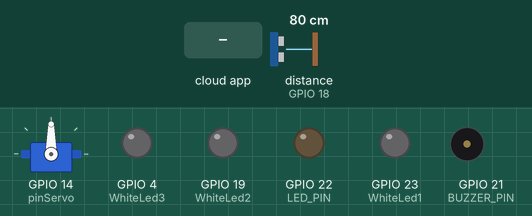
The sketch below on a simulated ESP32. Shown: servo, output pins drawn as LEDs (lit = HIGH), buzzer (waves = sounding, pin HIGH). The inputs (shaded band) are chosen by the test bench; at power-on: distance to the obstacle (sensor on GPIO 18) 80 cm. The echo pulse lasts 58.3 µs per cm; WiFi joins after 1.5 s; servers stay silent unless stated; the Firebase database answers and starts empty; pins used as bus, display or sensor lines are not drawn; what the sketch prints to the serial monitor is not drawn.

Above: at 3.8 s.
3.9 s: the phone or cloud app sets UltraSonic to 1
At 6.1 s:
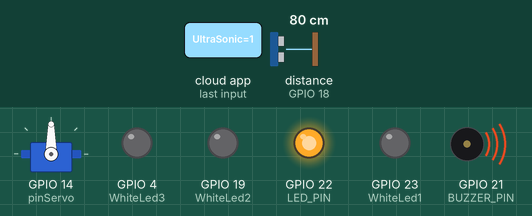
6.9 s: the phone or cloud app sets WhiteLed1 to 1
At 9.8 s:
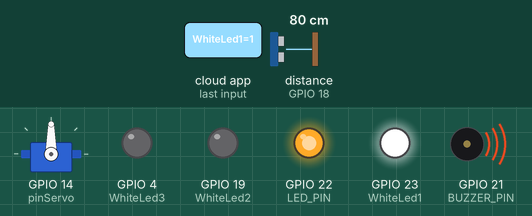
10.3 s: distance to the obstacle (sensor on GPIO 18) set to 7 cm
12.6 s: distance to the obstacle (sensor on GPIO 18) set to 4 cm
At 14.6 s:
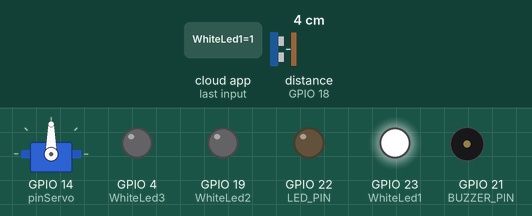
14.9 s: the phone or cloud app sets WhiteLed2 to 1
At 16.1 s:
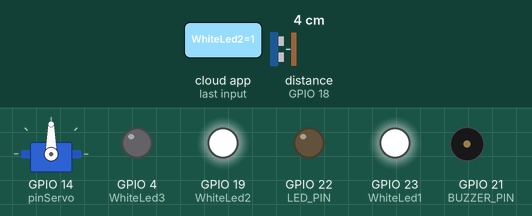
16.4 s: the phone or cloud app sets WhiteLed3 to 1
At 17.5 s:
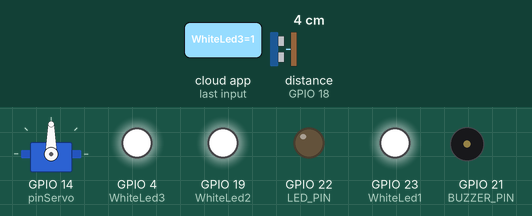
Timing chart, 0 to 19.4 s (numbered marks = the images above; inputs shaded):
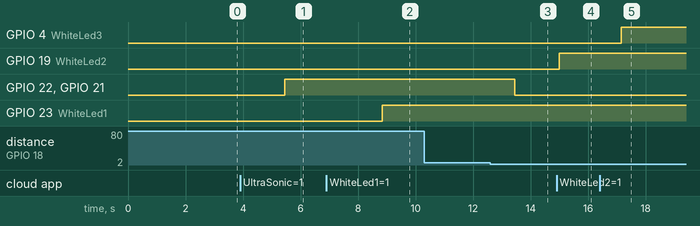

Measured:
- the behaviour switches between 6 and 5 cm on distance to the obstacle (sensor on GPIO 18) (found by bisection; images 2 and 3)
- after the input at 3.9 s, GPIO 22 (LED_PIN), GPIO 21 (BUZZER_PIN): LOW → HIGH after 1.5 s
- after the input at 6.9 s, GPIO 23 (WhiteLed1): LOW → HIGH after 1.9 s
- after the input at 10.3 s, every drawn part: stays the same
- after the input at 12.6 s, GPIO 22 (LED_PIN), GPIO 21 (BUZZER_PIN): HIGH → LOW after 0.85 s
- after the input at 14.9 s, GPIO 19 (WhiteLed2): LOW → HIGH after 0.10 s
- after the input at 16.4 s, GPIO 4 (WhiteLed3): LOW → HIGH after 0.75 s

The sketch:

CodeArduino.ino
```cpp
#include <WiFi.h>
#include <Firebase_ESP_Client.h>
#include <ESP32Servo.h>

Servo myServo;
const int pinServo = 14;

#define TRIG_PIN 5    // متصل بـ Trig في HC-SR04
#define ECHO_PIN 18   // مستشعر المسافة Echo
#define BUZZER_PIN 21 // متصل بالبازر
#define LED_PIN 22    // متصل بالـ LED الحمراء

/* 1. Wi-Fi Credentials */
#define WIFI_SSID "Fibre_MarocTelecom-2A34"
#define WIFI_PASSWORD "Mr6M6LK2qi"

/* 2. Firebase API Key */
#define API_KEY "AIzaSyCQ1FoNhkuH3TRDUXxGIf4knSNQ-_JVYoU"

/* 3. Firebase Database URL */
#define DATABASE_URL "https://esp32wroom-30937-default-rtdb.firebaseio.com/"

/* 4. Firebase User Credentials */
#define USER_EMAIL "moha@admin.com"
#define USER_PASSWORD "123123"

// Firebase objects
FirebaseData fbdo;
FirebaseAuth auth;
FirebaseConfig config;

// Timer for loop execution
unsigned long sendDataPrevMillis = 0;
const int WhiteLed1 = 23; // LED pin
const int WhiteLed2 = 19; // LED pin
const int WhiteLed3 = 4; // LED pin

void setup() {

    pinMode(TRIG_PIN, OUTPUT);
    pinMode(ECHO_PIN, INPUT);
    pinMode(BUZZER_PIN, OUTPUT);
    pinMode(LED_PIN, OUTPUT);  // تعيين الـ LED كمخرج


    myServo.attach(pinServo);
    // Start Serial Monitor
    Serial.begin(115200);
    delay(1000);

    Serial.println("\n--------------------------------");
    Serial.println("🚀 ESP32 Startup...");
    Serial.println("--------------------------------\n");

    // Step 1: Connect to Wi-Fi
    Serial.println("🔄 Connecting to Wi-Fi...\n");
    WiFi.begin(WIFI_SSID, WIFI_PASSWORD);

    int attempts = 0;
    while (WiFi.status() != WL_CONNECTED && attempts < 20) {
        delay(500);
        Serial.print(".");
        attempts++;
    }

    if (WiFi.status() == WL_CONNECTED) {
        Serial.println("\n✅ Wi-Fi Connected!");
        Serial.print("📶 IP Address: ");
        Serial.println(WiFi.localIP());
        Serial.println();
    } else {
        Serial.println("\n❌ Failed to connect to Wi-Fi.");
        Serial.println("🔄 Restarting ESP32...");
        delay(5000);
        ESP.restart();
    }

    // Step 2: Configure Firebase
    Serial.println("--------------------------------");
    Serial.println("🔄 Configuring Firebase...");
    Serial.println("--------------------------------\n");

    config.api_key = API_KEY;
    auth.user.email = USER_EMAIL;
    auth.user.password = USER_PASSWORD;
    config.database_url = DATABASE_URL;

    Serial.println("📌 API Key: " + String(API_KEY));
    Serial.println("📌 Database URL: " + String(DATABASE_URL));
    Serial.println("📌 User Email: " + String(USER_EMAIL));

    // Step 3: Initialize Firebase
    Serial.println("\n🔄 Initializing Firebase...\n");
    Firebase.begin(&config, &auth);
    Firebase.reconnectNetwork(true);

    // Step 4: Wait for Firebase Login
    Serial.println("🔄 Logging into Firebase...");
    int loginAttempts = 0;
    while (!Firebase.ready() && loginAttempts < 20) {
        Serial.print(".");
        delay(500);
        loginAttempts++;
    }

    if (Firebase.ready()) {
        Serial.println("\n✅ Successfully logged into Firebase!\n");
    } else {
        Serial.println("\n❌ Failed to log into Firebase.");
        Serial.print("🔴 Error: ");
        Serial.println(fbdo.errorReason().c_str());
        Serial.println("🔄 Restarting ESP32...\n");
        delay(2000);
        ESP.restart();
    }

    // Step 5: Check Database Connection
    Serial.println("🔄 Testing Firebase Database Connection...");
    if (Firebase.RTDB.setString(&fbdo, "/test", "ESP32 Connected!")) {
        Serial.println("✅ Database test successful! Data written.\n");
    } else {
        Serial.println("❌ Database write failed.");
        Serial.print("🔴 Error: ");
        Serial.println(fbdo.errorReason().c_str());
    }

    // Initialize LED
    pinMode(WhiteLed1, OUTPUT);
    digitalWrite(WhiteLed1, LOW); // Ensure LED is off initially
    pinMode(WhiteLed2, OUTPUT);
    digitalWrite(WhiteLed2, LOW); // Ensure LED is off initially
    pinMode(WhiteLed3, OUTPUT);
    digitalWrite(WhiteLed3, LOW); // Ensure LED is off initially
}

void loop() {
    if (Firebase.ready() && (millis() - sendDataPrevMillis > 2000)) {
        sendDataPrevMillis = millis();

        //Serial.println("🔄 Checking LED status from Firebase...");
        int WhiteLed1State;

        if (Firebase.RTDB.getInt(&fbdo, "/WhiteLed1", &WhiteLed1State)) {
            //Serial.print("🔵 Received White LED State WhiteLed1: ");
            //Serial.println(WhiteLed1State);
            digitalWrite(WhiteLed1, WhiteLed1State);
        } else {
            //Serial.println("❌ Failed to get LED state from Firebase.");
            //Serial.print("🔴 Error: ");
            Serial.println(fbdo.errorReason().c_str());
        }
        int WhiteLed2State;
        if (Firebase.RTDB.getInt(&fbdo, "/WhiteLed2", &WhiteLed2State)) {
            //Serial.print("🔵 Received White LED State WhiteLed2: ");
            //Serial.println(WhiteLed2State);
            digitalWrite(WhiteLed2, WhiteLed2State);
        } else {
            //Serial.println("❌ Failed to get LED state from Firebase.");
            //Serial.print("🔴 Error: ");
            Serial.println(fbdo.errorReason().c_str());
        }
        int WhiteLed3State;
        if (Firebase.RTDB.getInt(&fbdo, "/WhiteLed3", &WhiteLed3State)) {
            //Serial.print("🔵 Received White LED State WhiteLed3: ");
            //Serial.println(WhiteLed3State);
            digitalWrite(WhiteLed3, WhiteLed3State);
        } else {
            //Serial.println("❌ Failed to get LED state from Firebase.");
            //Serial.print("🔴 Error: ");
            Serial.println(fbdo.errorReason().c_str());
        }
        int ServoMotorState;
        if (Firebase.RTDB.getInt(&fbdo, "/ServoMotor", &ServoMotorState)) {
            //Serial.println("🔵 >>>>>>>> Received White LED State ServoMotor: ");
            if(ServoMotorState == 0 || ServoMotorState == '0'){
              myServo.write(90);
            //Serial.println("🔵🔵🔵🔵🔵🔵 Received White LED State ServoMotor: ");
            }else{
              myServo.write(0);
            //Serial.println("🔴🔴🔴🔴🔴🔴 Received White LED State ServoMotor: ");
            }
        } else {
            //Serial.println("❌ Failed to get LED state from Firebase.");
            //Serial.print("🔴 Error: ");
            //Serial.println(fbdo.errorReason().c_str());
        }
        int UltraSonicState;
        if (Firebase.RTDB.getInt(&fbdo, "/UltraSonic", &UltraSonicState)) {
            //Serial.println("🔵 >>>>>>>> Received White ........... State UltraSonic: ");
            if(UltraSonicState == 1 || UltraSonicState == '1'){

              //******************************************************************************


    float distance = getDistance(); // قراءة المسافة
    Serial.print("Distance: ");
    Serial.print(distance);
    Serial.println(" cm");

    // تشغيل البازر والـ LED إذا كانت المسافة أكبر من 2 سم
    if (distance > 5) {
        digitalWrite(BUZZER_PIN, HIGH);
        digitalWrite(LED_PIN, HIGH); // تشغيل الـ LED
            Serial.println("led on");
    } else {
            Serial.println("led off ");
        digitalWrite(BUZZER_PIN, LOW);
        digitalWrite(LED_PIN, LOW);  // إطفاء الـ LED
    }

    delay(500); // تأخير للحد من عدد القراءات


              //******************************************************************************

            //Serial.println("😊😊😊😊😊😊😊😊😊😊😊😊😊😊😊😊😊😊😊😊 Received White LED State UltraSonic: ");
            }else{
              Serial.println("stop led ");
              digitalWrite(BUZZER_PIN, LOW);
              digitalWrite(LED_PIN, LOW);  // إطفاء الـ LED
            }
        } else {
            //Serial.println("❌ Failed to get LED state from Firebase.");
            //Serial.print("🔴 Error: ");
            Serial.println(fbdo.errorReason().c_str());
        }
    }
}

float getDistance() {
    digitalWrite(TRIG_PIN, LOW);
    delayMicroseconds(2);
    digitalWrite(TRIG_PIN, HIGH);
    delayMicroseconds(10);
    digitalWrite(TRIG_PIN, LOW);

    long duration = pulseIn(ECHO_PIN, HIGH); // قياس مدة استقبال الإشارة
    float distance = duration * 0.034 / 2;  // حساب المسافة بالسنتيمتر

    return distance;
}
```
